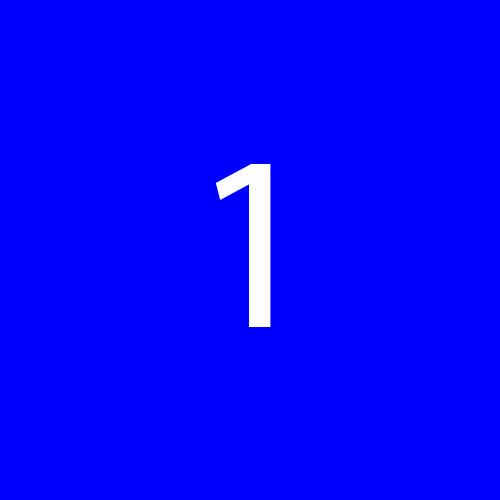
#> input picture Week 1/1.png, 500 x 500 px, found by its file name
$ python assignment.py
#> lines starting #> are read from the running program, lines starting #| are printed output that depends on the picture
import cv2 as ocv
import numpy as np

#Create an image with dimensions and chanels (1020,1040,3) and each channel
#can have integer value from 0 to 255
img1 = ocv.imread("D:/bscs/6th_Semester/CVIP/Week 1/1.png")
#> img1 is the input picture: shape (500, 500, 3); mean B, G, R 255, 4.2, 4.2
img2 = ocv.imread("D:/bscs/6th_Semester/CVIP/Week 1/2.png")
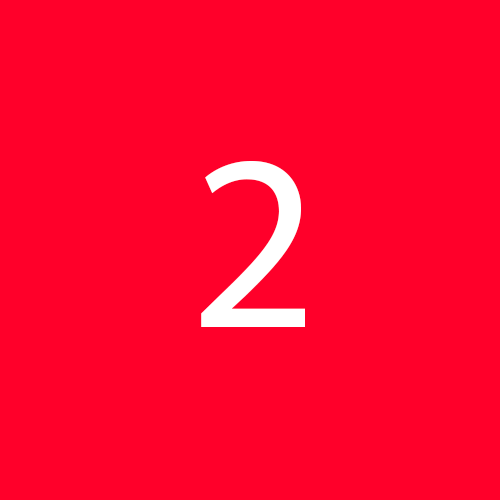
#> input picture Week 1/2.png, 500 x 500 px, found by its file name
#> img2 is the input picture: shape (500, 500, 3); mean B, G, R 47.5, 6.6, 255
img3 = ocv.imread("D:/bscs/6th_Semester/CVIP/Week 1/3.png")
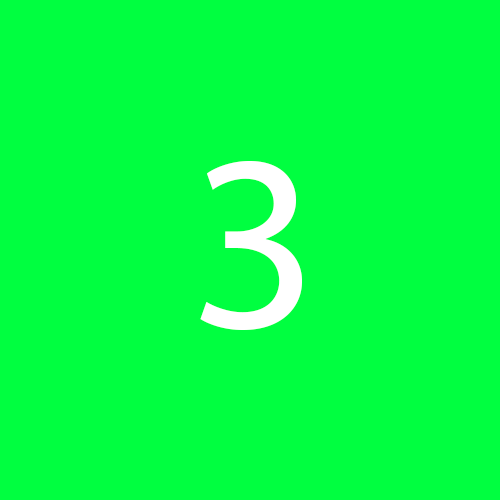
#> input picture Week 1/3.png, 500 x 500 px, found by its file name
#> img3 is the input picture: shape (500, 500, 3); mean B, G, R 68.9, 255, 6.6
img4 = ocv.imread("D:/bscs/6th_Semester/CVIP/Week 1/4.png")
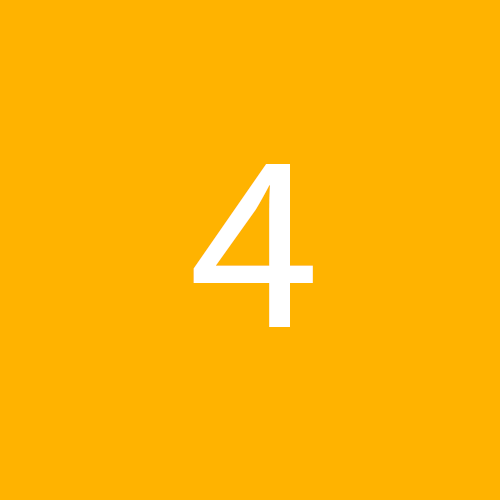
#> input picture Week 1/4.png, 500 x 500 px, found by its file name
#> img4 is the input picture: shape (500, 500, 3); mean B, G, R 7.1, 181.1, 255

layer = np.zeros((1020,1040,3),dtype=np.uint8)

layer[3:503,3:503,:] = img1
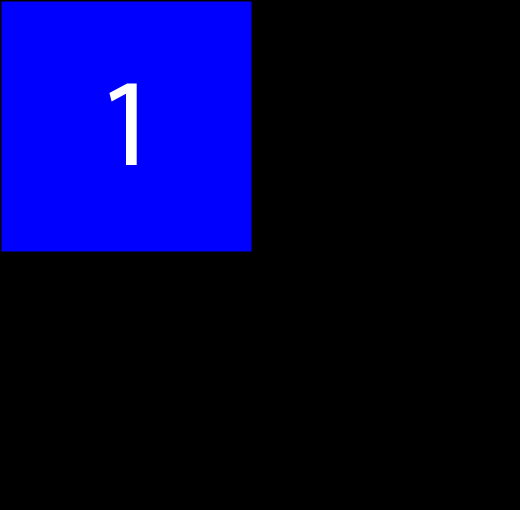
#> layer: shape (1020, 1040, 3) (shown at 1/2 size); mean B, G, R 60.1, 1, 1
layer[510:1010,3:503,:] = img2
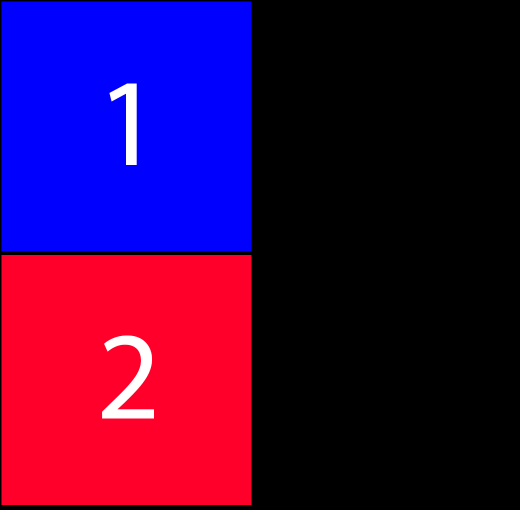
#> layer: shape (1020, 1040, 3) (shown at 1/2 size); mean B, G, R 71.3, 2.5, 61.1
layer[510:1010,510:1010,:] = img3
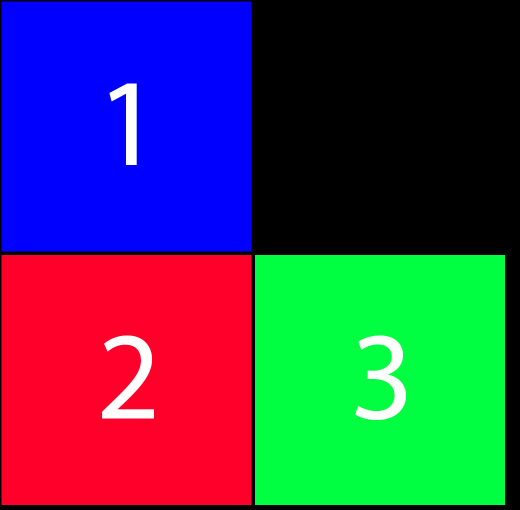
#> layer: shape (1020, 1040, 3) (shown at 1/2 size); mean B, G, R 87.5, 62.6, 62.6
layer[3:503,510:1010,:] = img4
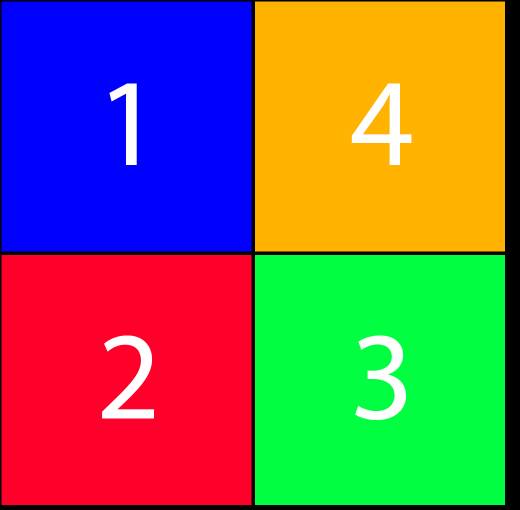
#> layer: shape (1020, 1040, 3) (shown at 1/2 size); mean B, G, R 89.2, 105.3, 122.7

ocv.namedWindow("Collage", ocv.WINDOW_NORMAL)

ocv.imshow("Collage",layer)

ocv.resizeWindow("Collage", 1040, 1020)
ocv.waitKey(0)
